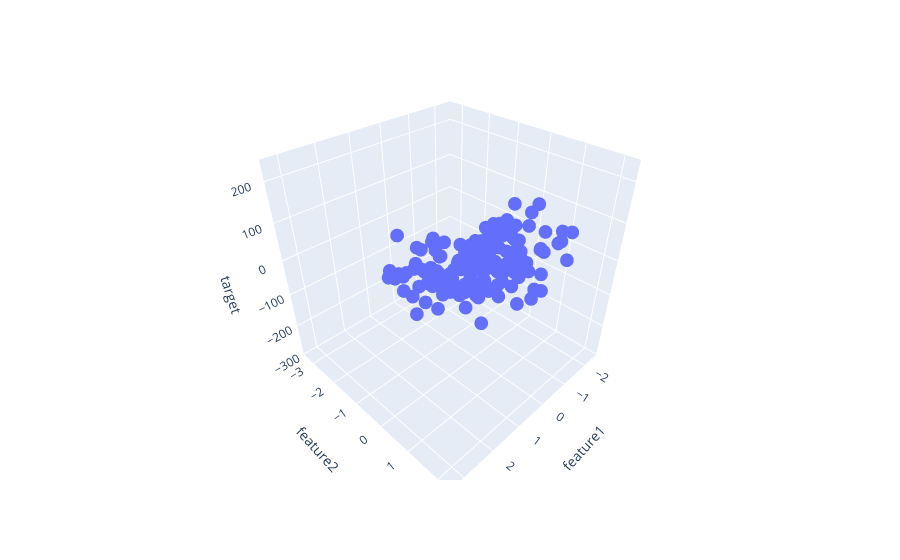

Here is the notebook cell this chart was saved with:
### Code cell
fig = px.scatter_3d(df,x='feature1',y='feature2',z='target')
fig.show()

### Figure 1 — Plotly figure (JSON) as saved in the notebook; plotly's stock layout.template omitted (floating-point values rounded to 4 significant figures; data arrays with more than 128 entries replaced by an {"elided": "..."} marker saying what was removed)
{"data": [{"hovertemplate": "feature1=%{x}<br>feature2=%{y}<br>target=%{z}<extra></extra>", "legendgroup": "", "marker": {"color": "#636efa", "symbol": "circle"}, "mode": "markers", "name": "", "scene": "scene", "showlegend": false, "type": "scatter3d", "x": {"elided": "160 float values"}, "y": {"elided": "160 float values"}, "z": {"elided": "160 float values"}}], "layout": {"legend": {"tracegroupgap": 0}, "margin": {"t": 60}, "scene": {"domain": {"x": [0, 1], "y": [0, 1]}, "xaxis": {"title": {"text": "feature1"}}, "yaxis": {"title": {"text": "feature2"}}, "zaxis": {"title": {"text": "target"}}}}}
